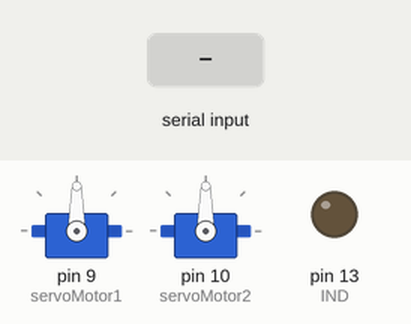
Recording of a sketch running on a simulated Arduino Uno, built with avr-gcc and run on an emulated ATmega328P. Parts: 2 × servo, output pins drawn as LEDs (lit = HIGH). The test bench sets the inputs (shaded band).

Above: at 1.2 s.
1.3 s: "r" received over Serial
At 3.0 s:
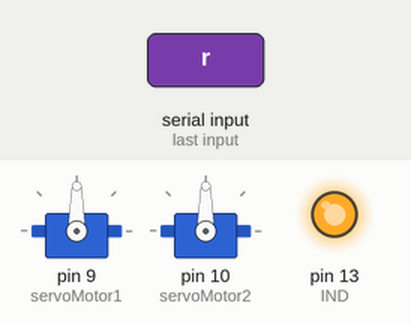
4.3 s: "a" received over Serial
At 5.9 s:
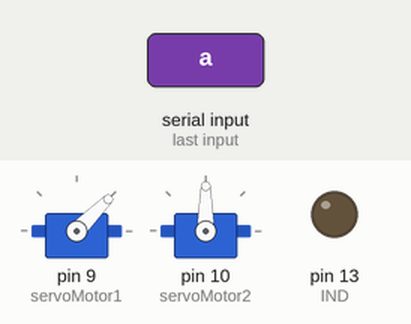
6.3 s: "b" received over Serial
At 7.5 s:
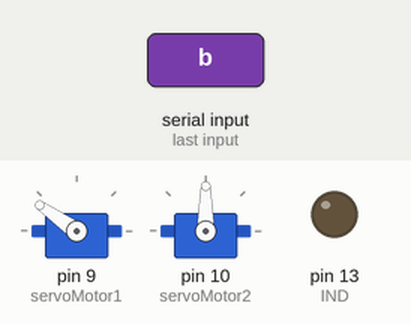
8.4 s: "c" received over Serial
At 10.2 s:
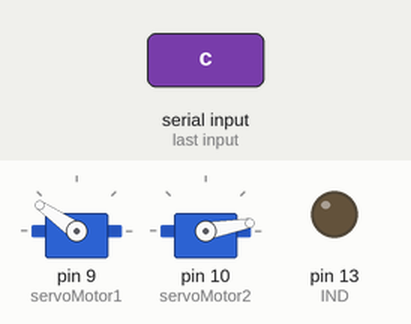
10.5 s: "d" received over Serial
At 11.9 s:
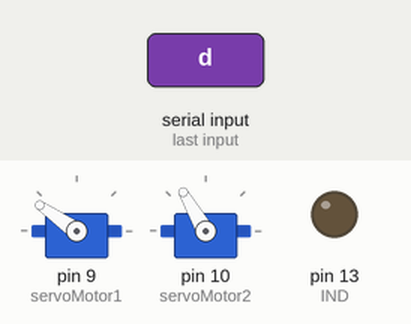
12.6 s: "s" received over Serial
At 13.8 s:
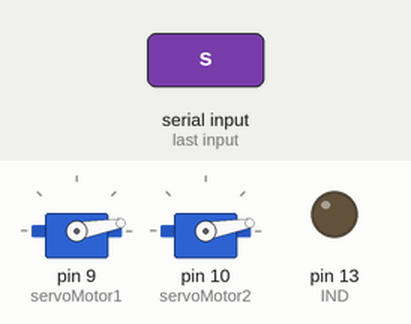
Timing chart, 0 to 15.6 s (numbered marks = the images above; inputs shaded):
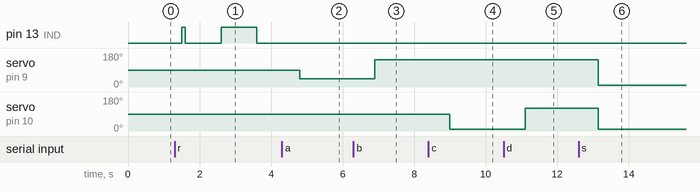

Measured:
- after the input at 1.3 s, pin 13 (IND): LOW → HIGH after 0.20 s, → LOW 0.10 s later, → HIGH 1.0 s later, → LOW 1.0 s later
- after the input at 4.3 s, servo on pin 9 (servoMotor1): 90° → 45° after 0.50 s
- after the input at 6.3 s, servo on pin 9 (servoMotor1): 45° → 145° after 0.60 s
- after the input at 8.4 s, servo on pin 10 (servoMotor2): 90° → 10° after 0.60 s
- after the input at 10.5 s, servo on pin 10 (servoMotor2): 10° → 120° after 0.60 s
- after the input at 12.6 s, servo on pin 9 (servoMotor1): 145° → 10° after 0.55 s; servo on pin 10 (servoMotor2): 120° → 10° after 0.55 s

The sketch:

Arduino_control_de_servos.ino
```cpp
#include <Servo.h>
Servo servoMotor1;
Servo servoMotor2;
int var1=90;
int var2=90;
int t=0;
int val=0;
#define IND 13


void setup(){
  Serial.begin(9600);
  servoMotor1.attach(9);
  servoMotor2.attach(10);
  servoMotor1.write(var1);
  servoMotor2.write(var2);
  pinMode(IND,OUTPUT);
}
void loop(){
  if(Serial.available()>0){
    val=Serial.read();
      if(val=='a'){
        delay(100);
          servoMotor1.write(45);
      }
      if(val=='b'){
        delay(100);
          servoMotor1.write(145);
      }
       if(val=='c'){
        delay(100);
          servoMotor2.write(10);
      }
      if(val=='d'){
        delay(100);
          servoMotor2.write(120);


      }
      if(val=='s'){
        delay(500);
        servoMotor2.write(10);
        servoMotor1.write(10);
        for (int g=10;g<=170;g++){
              servoMotor1.write(g);
              servoMotor2.write(g);
        }
        for (int h=170;h>=10;h--){
              servoMotor1.write(h);
              servoMotor2.write(h);
        }
      }
      if (val=='r')  {
        digitalWrite(IND, HIGH);
        delay(100);
        digitalWrite(IND, LOW);
        delay(1000);
        digitalWrite(IND, HIGH);
        delay(1000);
        digitalWrite(IND, LOW);
        delay(100);

      }
      }
   delay(500);
  }
```
